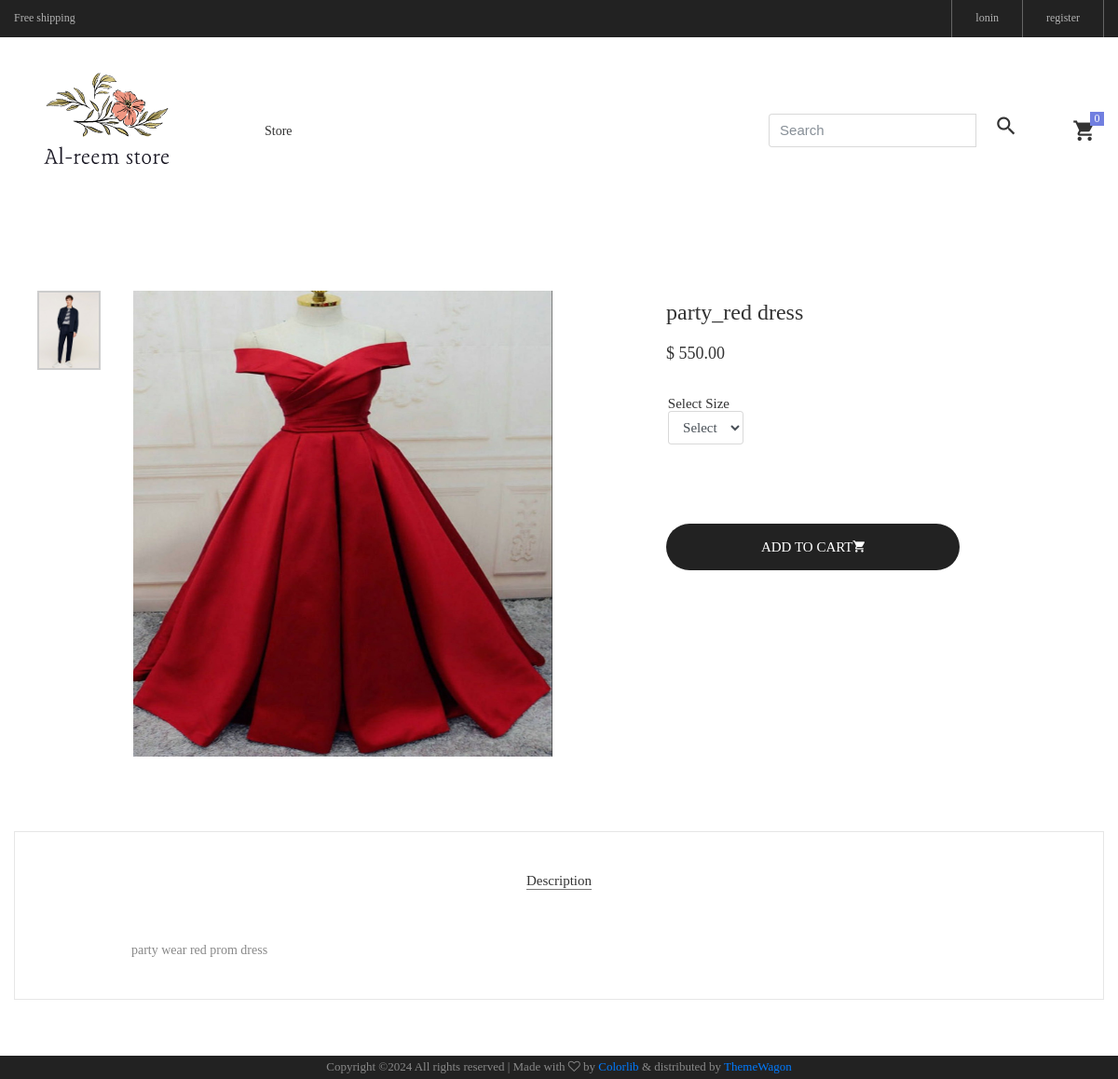
The app's page /store/category/clothes/party_red-dress/ with its own data.
### store/models.py (models this page shows, shortened)
class Product(models.Model):
    product_name = models.CharField(max_length=255, unique=True)
    slug = models.SlugField(max_length=255, unique=True)
    description = models.TextField(max_length=500, blank=True)
    price = models.DecimalField(max_digits=5, decimal_places=2)
    images = models.ImageField(upload_to='photos/products')
    stock = models.IntegerField()
    is_available = models.BooleanField(default=True)
    category = models.ForeignKey(Category, on_delete=models.CASCADE)
    created_date = models.DateTimeField(auto_now_add=True)
    modified_date = models.DateTimeField(auto_now=True)

### store/views.py (the view)
# urls.py: path('category/<slug:category_slug>/<slug:product_slug>/', views.product_detail, name='product_detail'),
def product_detail(request, category_slug, product_slug):
    try:
        one_product = Product.objects.get(category__slug=category_slug, slug=product_slug)
    except Exception as e:
        raise e
    context = {
        'one_product': one_product,
    }
    return render(request, 'product-detail.html', context)

### cart/context_processors.py (called while the page is built)
def count(request):
    cart_counter = 0
    try:
        cart = Cart.objects.filter(cart_id=_cart_id(request))
        if request.user.is_authenticated:
            cart_items = CartItem.objects.all().filter(user=request.user)
        else:
            cart_items = CartItem.objects.all().filter(cart=cart[:1])
        for cart_item in cart_items:
            cart_counter += cart_item.quantity
    except Cart.DoesNotExist:
        cart_counter = 0
    return dict(cart_counter=cart_counter)

### cart/views.py (called while the page is built)
def _cart_id(request):
    cart = request.session.session_key
    if not cart:
        cart = request.session.create()
    return cart

### category/context_processors.py (called while the page is built)
def menu_links(request):
    links = Category.objects.all()
    return dict(links=links)

### templates/product-detail.html (shortened to what this page needs)
{% extends 'base.html'%}
{% load static %}
{% block content %}
<body class="animsition">
	<section class="sec-product-detail bg0 p-t-65 p-b-60" style="padding-top: 6%;">
		<div class="container">
			<div class="row">
				<div class="col-md-6 col-lg-7 p-b-30">
					<div class="p-l-25 p-r-30 p-lr-0-lg">
						<div class="wrap-slick3 flex-sb flex-w">
							<div class="wrap-slick3-dots"></div>
							<div class="slick3 gallery-lb">
								<div class="item-slick3" data-thumb="images/product-detail-01.jpg">
									<div class="wrap-pic-w pos-relative">
										<img src="{{one_product.images.url}}" alt="IMG-PRODUCT" style="height: 500px; width: 450px;">
									</div>
								</div>
							</div>
						</div>
					</div>
				</div>
				<div class="col-md-6 col-lg-5 p-b-30 ">
					<div class="p-r-50 p-t-5 p-lr-0-lg">
						<form action="{% url 'add_cart' one_product.id %}" method="POST">
							<h4 class="mtext-105 cl2 js-name-detail p-b-14">
								{{one_product.product_name}}
							</h4>
							<span class="mtext-106 cl2">
								$ {{one_product.price}}
							</span>
							<div class="p-t-33 mtext-106 cl2">
								<div class="flex-w  p-b-10" style="padding-left: 4%;">
									<div class="row">
										<div class="item-option-select">
											<h6>Select Size</h6>
											<select name="size" class="form-control">
												<option value="" disabled selected>Select</option>
											</select>
										</div>
									</div>
								</div>
								<br><br><br>
								<div class="flex-w  p-b-10">
									<div class="size-204 flex-w flex-m respon6-next">
										{% if one_product.stock == 0%}
										<h5 class="text-danger">out of stock</h5>
										{% else%}
										<button type="submit" href="{% url 'add_cart' one_product.id%}" class="stext-101 cl0 size-116 bg3 bor14 hov-btn3 p-lr-15 trans-04 pointer"><span class="text">add to cart</span><i class="zmdi zmdi-shopping-cart"></i>
										</button>
										{% endif %}
									</div>
								</div>
							</div>
					    </form>
					</div>
				</div>
			</div>
			<div class="bor10 m-t-50 p-t-43 p-b-40">
				<div class="tab01">
					<ul class="nav nav-tabs" role="tablist">
						<li class="nav-item p-b-10">
							<a class="nav-link active" data-toggle="tab" href="#description" role="tab">Description</a>
						</li>
					</ul>
					<div class="tab-content p-t-43">
						<div class="tab-pane fade show active" id="description" role="tabpanel">
							<div class="how-pos2 p-lr-15-md">
								<p class="stext-102 cl6">
									{{one_product.description}}
								</p>
							</div>
						</div>
					</div>
				</div>
			</div>
		</div>
	</section>
</body>
</html>
{% endblock content%}

### ecommerce/static/css/main.css (style rules this page uses)
.container { max-width: 1380px; }
@media (max-width: 1600px) { .container { max-width: 1200px; } }
.slick-slide { outline: none !important; }
.wrap-slick3 { position: relative; }
.wrap-slick3-dots { width: 11.111111%; }
.slick3 { width: 83.333333%; }
.tab01 .nav-tabs { display: -webkit-box; display: -webkit-flex; display: -moz-box; display: -ms-flexbox; display: flex; flex-wrap: wrap; justify-content: center; align-items: center; border: none; }
.tab01 .nav-tabs .nav-item { margin: 0px 15px; }
.tab01 .nav-link { font-family: Poppins-Regular; font-size: 15px; color: #888; line-height: 1.2; padding: 0; border-radius: 0px; border: none; border-bottom: 1px solid transparent; -webkit-transition: all 0.4s; -o-transition: all 0.4s; -moz-transition: all 0.4s; transition: all 0.4s; }
.tab01 .nav-link.active { color: #333; border-color: #797979; }
.cl0 { color: #fff; }
.cl2 { color: #333; }
.cl6 { color: #888; }
.stext-101 { font-family: Poppins-Medium; font-size: 15px; line-height: 1.466667; text-transform: uppercase; }
.stext-102 { font-family: Poppins-Regular; font-size: 14px; line-height: 1.7; }
.mtext-105 { font-family: Poppins-Regular; font-size: 24px; line-height: 1.5; }
.mtext-106 { font-family: Poppins-SemiBold; font-size: 18px; line-height: 1.388888; }
.size-116 { width: 100%; height: 50px; }
.size-204 { width: calc(100% - 105px); }
.bg0 { background-color: #fff; }
.bg3 { background-color: #222; }
.bor10 { border: 1px solid #e6e6e6; }
.bor14 { border-radius: 25px; }
.how-pos2 { padding-left: 10.7%; padding-right: 11%; }

### records on screen
Product: images (picture), product_name "party_red dress", price "550.00", description "party wear red prom dress"
